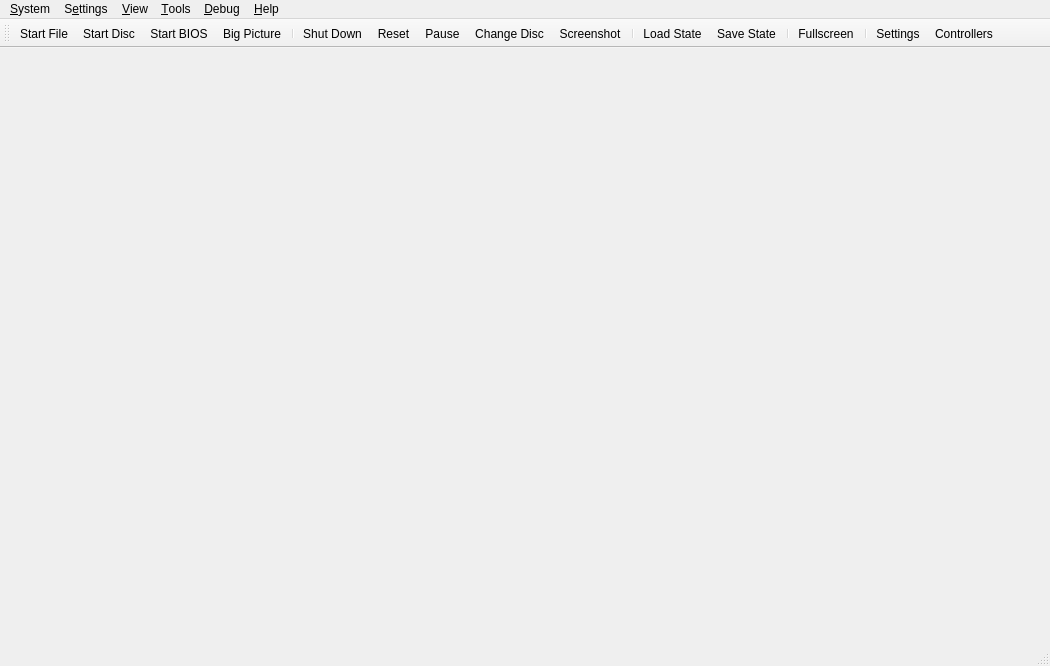
<?xml version="1.0" encoding="UTF-8"?>
<ui version="4.0">
 <class>MainWindow</class>
 <widget class="QMainWindow" name="MainWindow">
  <property name="windowModality">
   <enum>Qt::ApplicationModal</enum>
  </property>
  <property name="geometry">
   <rect>
    <x>0</x>
    <y>0</y>
    <width>1050</width>
    <height>666</height>
   </rect>
  </property>
  <property name="acceptDrops">
   <bool>true</bool>
  </property>
  <property name="windowTitle">
   <string>PCSX2</string>
  </property>
  <property name="windowIcon">
   <iconset>
    <normalon>:/icons/AppIcon64.png</normalon>
   </iconset>
  </property>
  <widget class="QStackedWidget" name="mainContainer"/>
  <widget class="QMenuBar" name="menuBar">
   <property name="geometry">
    <rect>
     <x>0</x>
     <y>0</y>
     <width>1050</width>
     <height>37</height>
    </rect>
   </property>
   <widget class="QMenu" name="menuSystem">
    <property name="title">
     <string>&amp;System</string>
    </property>
    <widget class="QMenu" name="menuChangeDisc">
     <property name="title">
      <string>Change Disc</string>
     </property>
     <property name="icon">
      <iconset theme="disc-eject-line"/>
     </property>
     <actiongroup name="actionGroupChangeDiscSubImages"/>
     <addaction name="actionChangeDiscFromFile"/>
     <addaction name="actionChangeDiscFromDevice"/>
     <addaction name="actionChangeDiscFromGameList"/>
     <addaction name="actionRemoveDisc"/>
     <addaction name="separator"/>
    </widget>
    <widget class="QMenu" name="menuLoadState">
     <property name="title">
      <string>Load State</string>
     </property>
     <property name="icon">
      <iconset theme="floppy-out-line"/>
     </property>
    </widget>
    <widget class="QMenu" name="menuSaveState">
     <property name="title">
      <string>Save State</string>
     </property>
     <property name="icon">
      <iconset theme="floppy-in-line"/>
     </property>
    </widget>
    <addaction name="actionStartFile"/>
    <addaction name="actionStartDisc"/>
    <addaction name="actionStartBios"/>
    <addaction name="actionStartFullscreenUI"/>
    <addaction name="separator"/>
    <addaction name="actionPowerOff"/>
    <addaction name="actionPowerOffWithoutSaving"/>
    <addaction name="actionReset"/>
    <addaction name="actionPause"/>
    <addaction name="menuChangeDisc"/>
    <addaction name="separator"/>
    <addaction name="actionScreenshot"/>
    <addaction name="separator"/>
    <addaction name="menuLoadState"/>
    <addaction name="menuSaveState"/>
    <addaction name="separator"/>
    <addaction name="actionSettings"/>
    <addaction name="actionExit"/>
   </widget>
   <widget class="QMenu" name="menuSettings">
    <property name="title">
     <string>S&amp;ettings</string>
    </property>
    <addaction name="actionViewGameProperties"/>
    <addaction name="separator"/>
    <addaction name="actionInterfaceSettings"/>
    <addaction name="actionGameListSettings"/>
    <addaction name="actionBIOSSettings"/>
    <addaction name="actionEmulationSettings"/>
    <addaction name="actionGraphicsSettings"/>
    <addaction name="actionAudioSettings"/>
    <addaction name="actionMemoryCardSettings"/>
    <addaction name="actionDEV9Settings"/>
    <addaction name="actionFolderSettings"/>
    <addaction name="actionControllerSettings"/>
    <addaction name="actionHotkeySettings"/>
    <addaction name="actionAchievementSettings"/>
    <addaction name="separator"/>
    <addaction name="actionAddGameDirectory"/>
    <addaction name="actionScanForNewGames"/>
    <addaction name="actionRescanAllGames"/>
   </widget>
   <widget class="QMenu" name="menuHelp">
    <property name="title">
     <string>&amp;Help</string>
    </property>
    <addaction name="actionGitHubRepository"/>
    <addaction name="actionSupportForums"/>
    <addaction name="actionDiscordServer"/>
    <addaction name="separator"/>
    <addaction name="actionCheckForUpdates"/>
    <addaction name="separator"/>
    <addaction name="actionAboutQt"/>
    <addaction name="actionAbout"/>
   </widget>
   <widget class="QMenu" name="menuDebug">
    <property name="title">
     <string>&amp;Debug</string>
    </property>
    <widget class="QMenu" name="menuDebugSwitchRenderer">
     <property name="title">
      <string>Switch Renderer</string>
     </property>
     <property name="icon">
      <iconset theme="brush-line"/>
     </property>
    </widget>
    <addaction name="menuDebugSwitchRenderer"/>
    <addaction name="separator"/>
    <addaction name="actionDebugger"/>
    <addaction name="separator"/>
    <addaction name="actionEnableLogTimestamps"/>
    <addaction name="separator"/>
    <addaction name="actionEnableEEConsoleLogging"/>
    <addaction name="actionEnableIOPConsoleLogging"/>
    <addaction name="actionEnableCDVDVerboseReads"/>
   </widget>
   <widget class="QMenu" name="menuView">
    <property name="title">
     <string>&amp;View</string>
    </property>
    <widget class="QMenu" name="menuWindowSize">
     <property name="title">
      <string>&amp;Window Size</string>
     </property>
     <property name="icon">
      <iconset theme="window-2-line"/>
     </property>
    </widget>
    <addaction name="actionViewToolbar"/>
    <addaction name="actionViewLockToolbar"/>
    <addaction name="actionViewStatusBar"/>
    <addaction name="actionViewStatusBarVerbose"/>
    <addaction name="separator"/>
    <addaction name="actionViewGameList"/>
    <addaction name="actionViewGameGrid"/>
    <addaction name="actionViewSystemDisplay"/>
    <addaction name="separator"/>
    <addaction name="actionFullscreen"/>
    <addaction name="menuWindowSize"/>
    <addaction name="separator"/>
    <addaction name="actionGridViewShowTitles"/>
    <addaction name="actionGridViewZoomIn"/>
    <addaction name="actionGridViewZoomOut"/>
    <addaction name="actionGridViewRefreshCovers"/>
   </widget>
   <widget class="QMenu" name="menuTools">
    <property name="title">
     <string>&amp;Tools</string>
    </property>
    <widget class="QMenu" name="menuInputRecording">
     <property name="title">
      <string>Input Recording</string>
     </property>
     <property name="icon">
      <iconset theme="keyboard-line"/>
     </property>
     <addaction name="actionInputRecNew"/>
     <addaction name="actionInputRecPlay"/>
     <addaction name="actionInputRecStop"/>
     <addaction name="separator"/>
     <addaction name="actionInputRecOpenViewer"/>
     <addaction name="actionInputRecOpenSettings"/>
     <addaction name="separator"/>
     <addaction name="actionInputRecConsoleLogs"/>
     <addaction name="actionInputRecControllerLogs"/>
    </widget>
    <addaction name="actionOpenDataDirectory"/>
    <addaction name="actionCoverDownloader"/>
    <addaction name="separator"/>
    <addaction name="actionEditCheats"/>
    <addaction name="actionEditPatches"/>
    <addaction name="actionReloadPatches"/>
    <addaction name="separator"/>
    <addaction name="actionToggleSoftwareRendering"/>
    <addaction name="menuInputRecording"/>
    <addaction name="actionToolsVideoCapture"/>
    <addaction name="separator"/>
    <addaction name="actionEnableSystemConsole"/>
    <addaction name="actionEnableDebugConsole"/>
    <addaction name="actionEnableLogWindow"/>
    <addaction name="actionEnableFileLogging"/>
    <addaction name="actionEnableVerboseLogging"/>
    <addaction name="separator"/>
    <addaction name="actionShowAdvancedSettings"/>
    <addaction name="actionSaveBlockDump"/>
    <addaction name="actionSaveGSDump"/>
   </widget>
   <addaction name="menuSystem"/>
   <addaction name="menuSettings"/>
   <addaction name="menuView"/>
   <addaction name="menuTools"/>
   <addaction name="menuDebug"/>
   <addaction name="menuHelp"/>
  </widget>
  <widget class="QToolBar" name="toolBar">
   <property name="visible">
    <bool>true</bool>
   </property>
   <property name="windowTitle">
    <string>Toolbar</string>
   </property>
   <property name="iconSize">
    <size>
     <width>32</width>
     <height>32</height>
    </size>
   </property>
   <property name="toolButtonStyle">
    <enum>Qt::ToolButtonTextUnderIcon</enum>
   </property>
   <attribute name="toolBarArea">
    <enum>TopToolBarArea</enum>
   </attribute>
   <attribute name="toolBarBreak">
    <bool>false</bool>
   </attribute>
   <addaction name="actionToolbarStartFile"/>
   <addaction name="actionToolbarStartDisc"/>
   <addaction name="actionToolbarStartBios"/>
   <addaction name="actionToolbarStartFullscreenUI"/>
   <addaction name="separator"/>
   <addaction name="actionToolbarPowerOff"/>
   <addaction name="actionToolbarReset"/>
   <addaction name="actionToolbarPause"/>
   <addaction name="actionToolbarChangeDisc"/>
   <addaction name="actionToolbarScreenshot"/>
   <addaction name="separator"/>
   <addaction name="actionToolbarLoadState"/>
   <addaction name="actionToolbarSaveState"/>
   <addaction name="separator"/>
   <addaction name="actionToolbarFullscreen"/>
   <addaction name="separator"/>
   <addaction name="actionToolbarSettings"/>
   <addaction name="actionToolbarControllerSettings"/>
  </widget>
  <widget class="QStatusBar" name="statusBar"/>
  <action name="actionStartFile">
   <property name="icon">
    <iconset theme="file-line"/>
   </property>
   <property name="text">
    <string>Start &amp;File...</string>
   </property>
  </action>
  <action name="actionToolbarStartFile">
   <property name="icon">
    <iconset theme="file-line"/>
   </property>
   <property name="text">
    <string comment="In Toolbar">Start File</string>
   </property>
  </action>
  <action name="actionStartDisc">
   <property name="icon">
    <iconset theme="disc-2-line"/>
   </property>
   <property name="text">
    <string>Start &amp;Disc...</string>
   </property>
  </action>
  <action name="actionToolbarStartDisc">
   <property name="icon">
    <iconset theme="disc-2-line"/>
   </property>
   <property name="text">
    <string comment="In Toolbar">Start Disc</string>
   </property>
  </action>
  <action name="actionStartBios">
   <property name="icon">
    <iconset theme="chip-line"/>
   </property>
   <property name="text">
    <string>Start &amp;BIOS</string>
   </property>
  </action>
  <action name="actionToolbarStartBios">
   <property name="icon">
    <iconset theme="chip-line"/>
   </property>
   <property name="text">
    <string comment="In Toolbar">Start BIOS</string>
   </property>
  </action>
  <action name="actionScanForNewGames">
   <property name="icon">
    <iconset theme="file-search-line"/>
   </property>
   <property name="text">
    <string>&amp;Scan For New Games</string>
   </property>
  </action>
  <action name="actionRescanAllGames">
   <property name="icon">
    <iconset theme="refresh-line"/>
   </property>
   <property name="text">
    <string>&amp;Rescan All Games</string>
   </property>
  </action>
  <action name="actionPowerOff">
   <property name="icon">
    <iconset theme="shut-down-line"/>
   </property>
   <property name="text">
    <string>Shut &amp;Down</string>
   </property>
  </action>
  <action name="actionToolbarPowerOff">
   <property name="icon">
    <iconset theme="shut-down-line"/>
   </property>
   <property name="text">
    <string comment="In Toolbar">Shut Down</string>
   </property>
  </action>
  <action name="actionPowerOffWithoutSaving">
   <property name="icon">
    <iconset theme="close-line"/>
   </property>
   <property name="text">
    <string>Shut Down &amp;Without Saving</string>
   </property>
  </action>
  <action name="actionReset">
   <property name="icon">
    <iconset theme="restart-line"/>
   </property>
   <property name="text">
    <string>&amp;Reset</string>
   </property>
  </action>
  <action name="actionToolbarReset">
   <property name="icon">
    <iconset theme="restart-line"/>
   </property>
   <property name="text">
    <string comment="In Toolbar">Reset</string>
   </property>
  </action>
  <action name="actionPause">
   <property name="checkable">
    <bool>true</bool>
   </property>
   <property name="icon">
    <iconset theme="pause-line"/>
   </property>
   <property name="text">
    <string>&amp;Pause</string>
   </property>
  </action>
  <action name="actionToolbarPause">
   <property name="checkable">
    <bool>true</bool>
   </property>
   <property name="icon">
    <iconset theme="pause-line"/>
   </property>
   <property name="text">
    <string comment="In Toolbar">Pause</string>
   </property>
  </action>
  <action name="actionToolbarLoadState">
   <property name="icon">
    <iconset theme="floppy-out-line"/>
   </property>
   <property name="text">
    <string comment="In Toolbar">Load State</string>
   </property>
  </action>
  <action name="actionToolbarSaveState">
   <property name="icon">
    <iconset theme="floppy-in-line"/>
   </property>
   <property name="text">
    <string comment="In Toolbar">Save State</string>
   </property>
  </action>
  <action name="actionExit">
   <property name="icon">
    <iconset theme="door-open-line"/>
   </property>
   <property name="text">
    <string>E&amp;xit</string>
   </property>
  </action>
  <action name="actionBIOSSettings">
   <property name="icon">
    <iconset theme="chip-line"/>
   </property>
   <property name="text">
    <string>&amp;BIOS</string>
   </property>
  </action>
  <action name="actionEmulationSettings">
   <property name="icon">
    <iconset theme="emulation-line"/>
   </property>
   <property name="text">
    <string>Emulation</string>
   </property>
  </action>
  <action name="actionControllerSettings">
   <property name="icon">
    <iconset theme="controller-line"/>
   </property>
   <property name="text">
    <string>&amp;Controllers</string>
   </property>
  </action>
  <action name="actionToolbarControllerSettings">
   <property name="icon">
    <iconset theme="controller-line"/>
   </property>
   <property name="text">
    <string comment="In Toolbar">Controllers</string>
   </property>
  </action>
  <action name="actionHotkeySettings">
   <property name="icon">
    <iconset theme="keyboard-line"/>
   </property>
   <property name="text">
    <string>&amp;Hotkeys</string>
   </property>
  </action>
  <action name="actionGraphicsSettings">
   <property name="icon">
    <iconset theme="image-fill"/>
   </property>
   <property name="text">
    <string>&amp;Graphics</string>
   </property>
  </action>
  <action name="actionAchievementSettings">
   <property name="icon">
    <iconset theme="trophy-line"/>
   </property>
   <property name="text">
    <string>A&amp;chievements</string>
   </property>
  </action>
  <action name="actionPostProcessingSettings">
   <property name="text">
    <string>&amp;Post-Processing Settings...</string>
   </property>
  </action>
  <action name="actionFullscreen">
   <property name="icon">
    <iconset theme="fullscreen-line"/>
   </property>
   <property name="text">
    <string>Fullscreen</string>
   </property>
  </action>
  <action name="actionToolbarFullscreen">
   <property name="icon">
    <iconset theme="fullscreen-line"/>
   </property>
   <property name="text">
    <string comment="In Toolbar">Fullscreen</string>
   </property>
  </action>
  <action name="actionResolution_Scale">
   <property name="text">
    <string>Resolution Scale</string>
   </property>
  </action>
  <action name="actionGitHubRepository">
   <property name="icon">
    <iconset theme="github"/>
   </property>
   <property name="text">
    <string>&amp;GitHub Repository...</string>
   </property>
  </action>
  <action name="actionSupportForums">
   <property name="icon">
    <iconset theme="at"/>
   </property>
   <property name="text">
    <string>Support &amp;Forums...</string>
   </property>
  </action>
  <action name="actionDiscordServer">
   <property name="icon">
    <iconset theme="discord"/>
   </property>
   <property name="text">
    <string>&amp;Discord Server...</string>
   </property>
  </action>
  <action name="actionCheckForUpdates">
   <property name="icon">
    <iconset theme="download-2-line"/>
   </property>
   <property name="text">
    <string>Check for &amp;Updates...</string>
   </property>
  </action>
  <action name="actionAboutQt">
   <property name="icon">
    <iconset resource="resources/resources.qrc">
     <normaloff>:/icons/QT.png</normaloff>:/icons/QT.png</iconset>
   </property>
   <property name="text">
    <string>About &amp;Qt...</string>
   </property>
  </action>
  <action name="actionAbout">
   <property name="icon">
    <iconset resource="resources/resources.qrc">
     <normaloff>:/icons/AppIcon64.png</normaloff>:/icons/AppIcon64.png</iconset>
   </property>
   <property name="text">
    <string>&amp;About PCSX2...</string>
   </property>
  </action>
  <action name="actionToolbarChangeDisc">
   <property name="icon">
    <iconset theme="disc-eject-line"/>
   </property>
   <property name="text">
    <string comment="In Toolbar">Change Disc...</string>
   </property>
  </action>
  <action name="actionAudioSettings">
   <property name="icon">
    <iconset theme="volume-up-line"/>
   </property>
   <property name="text">
    <string>&amp;Audio</string>
   </property>
  </action>
  <action name="actionGameListSettings">
   <property name="icon">
    <iconset theme="folder-open-line"/>
   </property>
   <property name="text">
    <string>Game List</string>
   </property>
  </action>
  <action name="actionInterfaceSettings">
   <property name="icon">
    <iconset theme="interface-line"/>
   </property>
   <property name="text">
    <string>Interface</string>
   </property>
  </action>
  <action name="actionAddGameDirectory">
   <property name="icon">
    <iconset theme="folder-add-line"/>
   </property>
   <property name="text">
    <string>Add Game Directory...</string>
   </property>
  </action>
  <action name="actionSettings">
   <property name="icon">
    <iconset theme="settings-3-line"/>
   </property>
   <property name="text">
    <string>&amp;Settings</string>
   </property>
   <property name="menuRole">
    <enum>QAction::PreferencesRole</enum>
   </property>
  </action>
  <action name="actionToolbarSettings">
   <property name="icon">
    <iconset theme="settings-3-line"/>
   </property>
   <property name="text">
    <string comment="In Toolbar">Settings</string>
   </property>
   <property name="menuRole">
    <enum>QAction::PreferencesRole</enum>
   </property>
  </action>
  <action name="actionChangeDiscFromFile">
   <property name="text">
    <string>From File...</string>
   </property>
  </action>
  <action name="actionChangeDiscFromDevice">
   <property name="text">
    <string>From Device...</string>
   </property>
  </action>
  <action name="actionChangeDiscFromGameList">
   <property name="text">
    <string>From Game List...</string>
   </property>
  </action>
  <action name="actionRemoveDisc">
   <property name="text">
    <string>Remove Disc</string>
   </property>
  </action>
  <action name="actionGlobal_State">
   <property name="text">
    <string>Global State</string>
   </property>
  </action>
  <action name="actionScreenshot">
   <property name="icon">
    <iconset theme="screenshot-2-line"/>
   </property>
   <property name="text">
    <string>&amp;Screenshot</string>
   </property>
  </action>
  <action name="actionToolbarScreenshot">
   <property name="icon">
    <iconset theme="screenshot-2-line"/>
   </property>
   <property name="text">
    <string comment="In Toolbar">Screenshot</string>
   </property>
  </action>
  <action name="actionMemoryCardSettings">
   <property name="icon">
    <iconset theme="memcard-line"/>
   </property>
   <property name="text">
    <string>&amp;Memory Cards</string>
   </property>
  </action>
  <action name="actionDEV9Settings">
   <property name="icon">
    <iconset theme="global-line"/>
   </property>
   <property name="text">
    <string>&amp;Network &amp;&amp; HDD</string>
   </property>
  </action>
  <action name="actionFolderSettings">
   <property name="icon">
    <iconset theme="folder-settings-line"/>
   </property>
   <property name="text">
    <string>&amp;Folders</string>
   </property>
  </action>
  <action name="actionViewToolbar">
   <property name="checkable">
    <bool>true</bool>
   </property>
   <property name="checked">
    <bool>true</bool>
   </property>
   <property name="text">
    <string>&amp;Toolbar</string>
   </property>
  </action>
  <action name="actionViewLockToolbar">
   <property name="checkable">
    <bool>true</bool>
   </property>
   <property name="checked">
    <bool>false</bool>
   </property>
   <property name="text">
    <string>Lock Toolbar</string>
   </property>
  </action>
  <action name="actionViewStatusBar">
   <property name="checkable">
    <bool>true</bool>
   </property>
   <property name="checked">
    <bool>true</bool>
   </property>
   <property name="text">
    <string>&amp;Status Bar</string>
   </property>
  </action>
  <action name="actionViewStatusBarVerbose">
   <property name="checkable">
    <bool>true</bool>
   </property>
   <property name="checked">
    <bool>true</bool>
   </property>
   <property name="text">
    <string>Verbose Status</string>
   </property>
  </action>
  <action name="actionViewGameList">
   <property name="icon">
    <iconset theme="list-check"/>
   </property>
   <property name="text">
    <string>Game &amp;List</string>
   </property>
  </action>
  <action name="actionViewSystemDisplay">
   <property name="enabled">
    <bool>false</bool>
   </property>
   <property name="icon">
    <iconset theme="tv-2-line"/>
   </property>
   <property name="text">
    <string extracomment="This grayed-out at first option will become available while there is a game emulated and the game list is displayed over the actual emulation, to let users display the system emulation once more.">System &amp;Display</string>
   </property>
  </action>
  <action name="actionViewGameProperties">
   <property name="enabled">
    <bool>false</bool>
   </property>
   <property name="icon">
    <iconset theme="file-settings-line"/>
   </property>
   <property name="text">
    <string>Game &amp;Properties</string>
   </property>
  </action>
  <action name="actionViewGameGrid">
   <property name="icon">
    <iconset theme="function-line"/>
   </property>
   <property name="text">
    <string>Game &amp;Grid</string>
   </property>
  </action>
  <action name="actionGridViewShowTitles">
   <property name="checkable">
    <bool>true</bool>
   </property>
   <property name="checked">
    <bool>true</bool>
   </property>
   <property name="text">
    <string>Show Titles (Grid View)</string>
   </property>
  </action>
  <action name="actionGridViewZoomIn">
   <property name="icon">
    <iconset theme="zoom-in-line"/>
   </property>
   <property name="text">
    <string>Zoom &amp;In (Grid View)</string>
   </property>
   <property name="shortcut">
    <string>Ctrl++</string>
   </property>
  </action>
  <action name="actionGridViewZoomOut">
   <property name="icon">
    <iconset theme="zoom-out-line"/>
   </property>
   <property name="text">
    <string>Zoom &amp;Out (Grid View)</string>
   </property>
   <property name="shortcut">
    <string>Ctrl+-</string>
   </property>
  </action>
  <action name="actionGridViewRefreshCovers">
   <property name="icon">
    <iconset theme="refresh-line"/>
   </property>
   <property name="text">
    <string>Refresh &amp;Covers (Grid View)</string>
   </property>
  </action>
  <action name="actionOpen_Memory_Card_Directory">
   <property name="icon">
    <iconset theme="memcard-line"/>
   </property>
   <property name="text">
    <string>Open Memory Card Directory...</string>
   </property>
  </action>
  <action name="actionOpenDataDirectory">
   <property name="icon">
    <iconset theme="folder-open-line"/>
   </property>
   <property name="text">
    <string>Open Data Directory...</string>
   </property>
  </action>
  <action name="actionToggleSoftwareRendering">
   <property name="icon">
    <iconset theme="brush-line"/>
   </property>
   <property name="text">
    <string>Toggle Software Rendering</string>
   </property>
  </action>
  <action name="actionDebugger">
   <property name="icon">
    <iconset theme="heart-circle-line"/>
   </property>
   <property name="text">
    <string>Open Debugger</string>
   </property>
  </action>
  <action name="actionReloadPatches">
   <property name="icon">
    <iconset theme="refresh-line"/>
   </property>
   <property name="text">
    <string>Reload Cheats/Patches</string>
   </property>
  </action>
  <action name="actionEnableSystemConsole">
   <property name="checkable">
    <bool>true</bool>
   </property>
   <property name="text">
    <string>Enable System Console</string>
   </property>
  </action>
  <action name="actionEnableDebugConsole">
   <property name="checkable">
    <bool>true</bool>
   </property>
   <property name="text">
    <string>Enable Debug Console</string>
   </property>
  </action>
  <action name="actionEnableLogWindow">
   <property name="checkable">
    <bool>true</bool>
   </property>
   <property name="text">
    <string>Enable Log Window</string>
   </property>
  </action>
  <action name="actionEnableVerboseLogging">
   <property name="checkable">
    <bool>true</bool>
   </property>
   <property name="text">
    <string>Enable Verbose Logging</string>
   </property>
  </action>
  <action name="actionEnableEEConsoleLogging">
   <property name="checkable">
    <bool>true</bool>
   </property>
   <property name="text">
    <string>Enable EE Console Logging</string>
   </property>
  </action>
  <action name="actionEnableIOPConsoleLogging">
   <property name="checkable">
    <bool>true</bool>
   </property>
   <property name="text">
    <string>Enable IOP Console Logging</string>
   </property>
  </action>
  <action name="actionSaveGSDump">
   <property name="icon">
    <iconset theme="save-3-line"/>
   </property>
   <property name="text">
    <string>Save Single Frame GS Dump</string>
   </property>
  </action>
  <action name="actionInputRecNew">
   <property name="enabled">
    <bool>false</bool>
   </property>
   <property name="text">
    <string extracomment="This section refers to the Input Recording submenu.">New</string>
   </property>
  </action>
  <action name="actionInputRecPlay">
   <property name="enabled">
    <bool>false</bool>
   </property>
   <property name="text">
    <string extracomment="This section refers to the Input Recording submenu.">Play</string>
   </property>
  </action>
  <action name="actionInputRecStop">
   <property name="enabled">
    <bool>false</bool>
   </property>
   <property name="text">
    <string extracomment="This section refers to the Input Recording submenu.">Stop</string>
   </property>
  </action>
  <action name="actionInputRecOpenSettings">
   <property name="enabled">
    <bool>false</bool>
   </property>
   <property name="text">
    <string extracomment="This section refers to the Input Recording submenu.">Settings</string>
   </property>
  </action>
  <action name="actionRecording_Console_Logs">
   <property name="text">
    <string>Input Recording Logs</string>
   </property>
  </action>
  <action name="actionInputRecControllerLogs">
   <property name="checkable">
    <bool>true</bool>
   </property>
   <property name="text">
    <string>Controller Logs</string>
   </property>
  </action>
  <action name="actionInputRecConsoleLogs">
   <property name="checkable">
    <bool>true</bool>
   </property>
   <property name="text">
    <string>Input Recording Logs</string>
   </property>
  </action>
  <action name="actionEnableFileLogging">
   <property name="checkable">
    <bool>true</bool>
   </property>
   <property name="text">
    <string>Enable &amp;File Logging</string>
   </property>
  </action>
  <action name="actionEnableCDVDVerboseReads">
   <property name="checkable">
    <bool>true</bool>
   </property>
   <property name="text">
    <string>Enable CDVD Read Logging</string>
   </property>
  </action>
  <action name="actionSaveBlockDump">
   <property name="checkable">
    <bool>true</bool>
   </property>
   <property name="text">
    <string>Save CDVD Block Dump</string>
   </property>
  </action>
  <action name="actionEnableLogTimestamps">
   <property name="checkable">
    <bool>true</bool>
   </property>
   <property name="text">
    <string>Enable Log Timestamps</string>
   </property>
  </action>
  <action name="actionStartFullscreenUI">
   <property name="icon">
    <iconset theme="tv-2-line"/>
   </property>
   <property name="text">
    <string>Start Big Picture Mode</string>
   </property>
  </action>
  <action name="actionToolbarStartFullscreenUI">
   <property name="icon">
    <iconset theme="tv-2-line"/>
   </property>
   <property name="text">
    <string comment="In Toolbar">Big Picture</string>
   </property>
  </action>
  <action name="actionCoverDownloader">
   <property name="icon">
    <iconset theme="artboard-2-line"/>
   </property>
   <property name="text">
    <string>Cover Downloader...</string>
   </property>
  </action>
  <action name="actionShowAdvancedSettings">
   <property name="checkable">
    <bool>true</bool>
   </property>
   <property name="text">
    <string>Show Advanced Settings</string>
   </property>
  </action>
  <action name="actionInputRecOpenViewer">
   <property name="text">
    <string>Recording Viewer</string>
   </property>
  </action>
  <action name="actionToolsVideoCapture">
   <property name="checkable">
    <bool>true</bool>
   </property>
   <property name="text">
    <string>Video Capture</string>
   </property>
  </action>
  <action name="actionEditCheats">
   <property name="icon">
    <iconset theme="pencil-line"/>
   </property>
   <property name="text">
    <string>Edit Cheats...</string>
   </property>
  </action>
  <action name="actionEditPatches">
   <property name="icon">
    <iconset theme="pencil-line"/>
   </property>
   <property name="text">
    <string>Edit Patches...</string>
   </property>
  </action>
 </widget>
 <resources>
  <include location="resources/resources.qrc"/>
 </resources>
 <connections/>
</ui>
